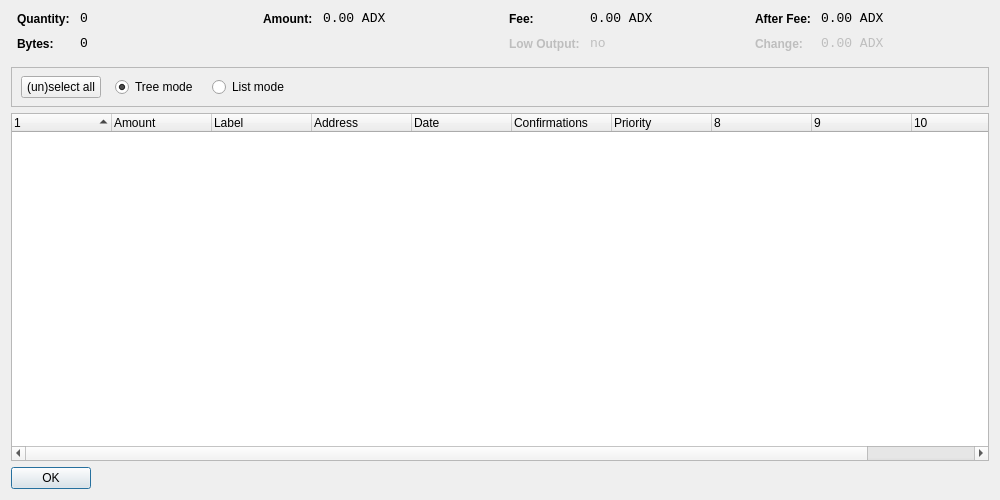
<?xml version="1.0" encoding="UTF-8"?>
<ui version="4.0">
 <class>CoinControlDialog</class>
 <widget class="QDialog" name="CoinControlDialog">
  <property name="geometry">
   <rect>
    <x>0</x>
    <y>0</y>
    <width>1000</width>
    <height>500</height>
   </rect>
  </property>
  <property name="windowTitle">
   <string>Coin Control</string>
  </property>
  <layout class="QVBoxLayout" name="verticalLayout">
   <item>
    <layout class="QHBoxLayout" name="horizontalLayoutTop" stretch="0,0,0,0">
     <property name="topMargin">
      <number>0</number>
     </property>
     <property name="bottomMargin">
      <number>10</number>
     </property>
     <item>
      <layout class="QFormLayout" name="formLayoutCoinControl1">
       <property name="horizontalSpacing">
        <number>10</number>
       </property>
       <property name="verticalSpacing">
        <number>10</number>
       </property>
       <property name="leftMargin">
        <number>6</number>
       </property>
       <property name="rightMargin">
        <number>6</number>
       </property>
       <item row="0" column="0">
        <widget class="QLabel" name="labelCoinControlQuantityText">
         <property name="styleSheet">
          <string notr="true">font-weight:bold;</string>
         </property>
         <property name="text">
          <string>Quantity:</string>
         </property>
        </widget>
       </item>
       <item row="0" column="1">
        <widget class="QLabel" name="labelCoinControlQuantity">
         <property name="font">
          <font>
           <family>Monospace</family>
           <pointsize>10</pointsize>
          </font>
         </property>
         <property name="cursor">
          <cursorShape>IBeamCursor</cursorShape>
         </property>
         <property name="contextMenuPolicy">
          <enum>Qt::ActionsContextMenu</enum>
         </property>
         <property name="text">
          <string notr="true">0</string>
         </property>
         <property name="textInteractionFlags">
          <set>Qt::LinksAccessibleByMouse|Qt::TextSelectableByKeyboard|Qt::TextSelectableByMouse</set>
         </property>
        </widget>
       </item>
       <item row="1" column="0">
        <widget class="QLabel" name="labelCoinControlBytesText">
         <property name="styleSheet">
          <string notr="true">font-weight:bold;</string>
         </property>
         <property name="text">
          <string>Bytes:</string>
         </property>
        </widget>
       </item>
       <item row="1" column="1">
        <widget class="QLabel" name="labelCoinControlBytes">
         <property name="font">
          <font>
           <family>Monospace</family>
           <pointsize>10</pointsize>
          </font>
         </property>
         <property name="cursor">
          <cursorShape>IBeamCursor</cursorShape>
         </property>
         <property name="contextMenuPolicy">
          <enum>Qt::ActionsContextMenu</enum>
         </property>
         <property name="text">
          <string notr="true">0</string>
         </property>
         <property name="textInteractionFlags">
          <set>Qt::LinksAccessibleByMouse|Qt::TextSelectableByKeyboard|Qt::TextSelectableByMouse</set>
         </property>
        </widget>
       </item>
      </layout>
     </item>
     <item>
      <layout class="QFormLayout" name="formLayoutCoinControl2">
       <property name="horizontalSpacing">
        <number>10</number>
       </property>
       <property name="verticalSpacing">
        <number>10</number>
       </property>
       <property name="leftMargin">
        <number>6</number>
       </property>
       <property name="rightMargin">
        <number>6</number>
       </property>
       <item row="0" column="0">
        <widget class="QLabel" name="labelCoinControlAmountText">
         <property name="styleSheet">
          <string notr="true">font-weight:bold;</string>
         </property>
         <property name="text">
          <string>Amount:</string>
         </property>
        </widget>
       </item>
       <item row="0" column="1">
        <widget class="QLabel" name="labelCoinControlAmount">
         <property name="font">
          <font>
           <family>Monospace</family>
           <pointsize>10</pointsize>
          </font>
         </property>
         <property name="cursor">
          <cursorShape>IBeamCursor</cursorShape>
         </property>
         <property name="contextMenuPolicy">
          <enum>Qt::ActionsContextMenu</enum>
         </property>
         <property name="text">
          <string notr="true">0.00 ADX</string>
         </property>
         <property name="textInteractionFlags">
          <set>Qt::LinksAccessibleByMouse|Qt::TextSelectableByKeyboard|Qt::TextSelectableByMouse</set>
         </property>
        </widget>
       </item>
      </layout>
     </item>
     <item>
      <layout class="QFormLayout" name="formLayoutCoinControl3">
       <property name="horizontalSpacing">
        <number>10</number>
       </property>
       <property name="verticalSpacing">
        <number>10</number>
       </property>
       <property name="leftMargin">
        <number>6</number>
       </property>
       <property name="rightMargin">
        <number>6</number>
       </property>
       <item row="0" column="0">
        <widget class="QLabel" name="labelCoinControlFeeText">
         <property name="styleSheet">
          <string notr="true">font-weight:bold;</string>
         </property>
         <property name="text">
          <string>Fee:</string>
         </property>
        </widget>
       </item>
       <item row="0" column="1">
        <widget class="QLabel" name="labelCoinControlFee">
         <property name="font">
          <font>
           <family>Monospace</family>
           <pointsize>10</pointsize>
          </font>
         </property>
         <property name="cursor">
          <cursorShape>IBeamCursor</cursorShape>
         </property>
         <property name="contextMenuPolicy">
          <enum>Qt::ActionsContextMenu</enum>
         </property>
         <property name="text">
          <string notr="true">0.00 ADX</string>
         </property>
         <property name="textInteractionFlags">
          <set>Qt::LinksAccessibleByMouse|Qt::TextSelectableByKeyboard|Qt::TextSelectableByMouse</set>
         </property>
        </widget>
       </item>
       <item row="1" column="0">
        <widget class="QLabel" name="labelCoinControlLowOutputText">
         <property name="enabled">
          <bool>false</bool>
         </property>
         <property name="styleSheet">
          <string notr="true">font-weight:bold;</string>
         </property>
         <property name="text">
          <string>Low Output:</string>
         </property>
        </widget>
       </item>
       <item row="1" column="1">
        <widget class="QLabel" name="labelCoinControlLowOutput">
         <property name="enabled">
          <bool>false</bool>
         </property>
         <property name="font">
          <font>
           <family>Monospace</family>
           <pointsize>10</pointsize>
          </font>
         </property>
         <property name="cursor">
          <cursorShape>IBeamCursor</cursorShape>
         </property>
         <property name="contextMenuPolicy">
          <enum>Qt::ActionsContextMenu</enum>
         </property>
         <property name="text">
          <string notr="true">no</string>
         </property>
         <property name="textInteractionFlags">
          <set>Qt::LinksAccessibleByMouse|Qt::TextSelectableByKeyboard|Qt::TextSelectableByMouse</set>
         </property>
        </widget>
       </item>
      </layout>
     </item>
     <item>
      <layout class="QFormLayout" name="formLayoutCoinControl4">
       <property name="horizontalSpacing">
        <number>10</number>
       </property>
       <property name="verticalSpacing">
        <number>10</number>
       </property>
       <property name="leftMargin">
        <number>6</number>
       </property>
       <property name="rightMargin">
        <number>6</number>
       </property>
       <item row="0" column="0">
        <widget class="QLabel" name="labelCoinControlAfterFeeText">
         <property name="styleSheet">
          <string notr="true">font-weight:bold;</string>
         </property>
         <property name="text">
          <string>After Fee:</string>
         </property>
        </widget>
       </item>
       <item row="0" column="1">
        <widget class="QLabel" name="labelCoinControlAfterFee">
         <property name="font">
          <font>
           <family>Monospace</family>
           <pointsize>10</pointsize>
          </font>
         </property>
         <property name="cursor">
          <cursorShape>IBeamCursor</cursorShape>
         </property>
         <property name="contextMenuPolicy">
          <enum>Qt::ActionsContextMenu</enum>
         </property>
         <property name="text">
          <string notr="true">0.00 ADX</string>
         </property>
         <property name="textInteractionFlags">
          <set>Qt::LinksAccessibleByMouse|Qt::TextSelectableByKeyboard|Qt::TextSelectableByMouse</set>
         </property>
        </widget>
       </item>
       <item row="1" column="0">
        <widget class="QLabel" name="labelCoinControlChangeText">
         <property name="enabled">
          <bool>false</bool>
         </property>
         <property name="styleSheet">
          <string notr="true">font-weight:bold;</string>
         </property>
         <property name="text">
          <string>Change:</string>
         </property>
        </widget>
       </item>
       <item row="1" column="1">
        <widget class="QLabel" name="labelCoinControlChange">
         <property name="enabled">
          <bool>false</bool>
         </property>
         <property name="font">
          <font>
           <family>Monospace</family>
           <pointsize>10</pointsize>
          </font>
         </property>
         <property name="cursor">
          <cursorShape>IBeamCursor</cursorShape>
         </property>
         <property name="contextMenuPolicy">
          <enum>Qt::ActionsContextMenu</enum>
         </property>
         <property name="text">
          <string notr="true">0.00 ADX</string>
         </property>
         <property name="textInteractionFlags">
          <set>Qt::LinksAccessibleByMouse|Qt::TextSelectableByKeyboard|Qt::TextSelectableByMouse</set>
         </property>
        </widget>
       </item>
      </layout>
     </item>
    </layout>
   </item>
   <item>
    <widget class="QFrame" name="frame">
     <property name="minimumSize">
      <size>
       <width>0</width>
       <height>40</height>
      </size>
     </property>
     <property name="frameShape">
      <enum>QFrame::StyledPanel</enum>
     </property>
     <property name="frameShadow">
      <enum>QFrame::Sunken</enum>
     </property>
     <widget class="QWidget" name="horizontalLayoutWidget">
      <property name="geometry">
       <rect>
        <x>10</x>
        <y>0</y>
        <width>781</width>
        <height>41</height>
       </rect>
      </property>
      <layout class="QHBoxLayout" name="horizontalLayoutPanel" stretch="0,0,0,0,0">
       <property name="spacing">
        <number>14</number>
       </property>
       <item>
        <widget class="QPushButton" name="pushButtonSelectAll">
         <property name="sizePolicy">
          <sizepolicy hsizetype="Maximum" vsizetype="Fixed">
           <horstretch>0</horstretch>
           <verstretch>0</verstretch>
          </sizepolicy>
         </property>
         <property name="text">
          <string>(un)select all</string>
         </property>
        </widget>
       </item>
       <item>
        <widget class="QRadioButton" name="radioTreeMode">
         <property name="sizePolicy">
          <sizepolicy hsizetype="Maximum" vsizetype="Fixed">
           <horstretch>0</horstretch>
           <verstretch>0</verstretch>
          </sizepolicy>
         </property>
         <property name="text">
          <string>Tree mode</string>
         </property>
         <property name="checked">
          <bool>true</bool>
         </property>
        </widget>
       </item>
       <item>
        <widget class="QRadioButton" name="radioListMode">
         <property name="sizePolicy">
          <sizepolicy hsizetype="Maximum" vsizetype="Fixed">
           <horstretch>0</horstretch>
           <verstretch>0</verstretch>
          </sizepolicy>
         </property>
         <property name="text">
          <string>List mode</string>
         </property>
        </widget>
       </item>
       <item>
        <spacer name="horizontalSpacer">
         <property name="orientation">
          <enum>Qt::Horizontal</enum>
         </property>
         <property name="sizeHint" stdset="0">
          <size>
           <width>40</width>
           <height>20</height>
          </size>
         </property>
        </spacer>
       </item>
      </layout>
     </widget>
    </widget>
   </item>
   <item>
    <widget class="CoinControlTreeWidget" name="treeWidget">
     <property name="contextMenuPolicy">
      <enum>Qt::CustomContextMenu</enum>
     </property>
     <property name="sortingEnabled">
      <bool>false</bool>
     </property>
     <property name="columnCount">
      <number>11</number>
     </property>
     <attribute name="headerShowSortIndicator" stdset="0">
      <bool>true</bool>
     </attribute>
     <attribute name="headerStretchLastSection">
      <bool>false</bool>
     </attribute>
     <column>
      <property name="text">
       <string/>
      </property>
     </column>
     <column>
      <property name="text">
       <string>Amount</string>
      </property>
     </column>
     <column>
      <property name="text">
       <string>Label</string>
      </property>
     </column>
     <column>
      <property name="text">
       <string>Address</string>
      </property>
     </column>
     <column>
      <property name="text">
       <string>Date</string>
      </property>
     </column>
     <column>
      <property name="text">
       <string>Confirmations</string>
      </property>
      <property name="toolTip">
       <string>Confirmed</string>
      </property>
     </column>
     <column>
      <property name="text">
       <string>Priority</string>
      </property>
     </column>
     <column>
      <property name="text">
       <string/>
      </property>
     </column>
     <column>
      <property name="text">
       <string/>
      </property>
     </column>
     <column>
      <property name="text">
       <string/>
      </property>
     </column>
     <column>
      <property name="text">
       <string/>
      </property>
     </column>
    </widget>
   </item>
   <item>
    <widget class="QDialogButtonBox" name="buttonBox">
     <property name="sizePolicy">
      <sizepolicy hsizetype="Maximum" vsizetype="Fixed">
       <horstretch>0</horstretch>
       <verstretch>0</verstretch>
      </sizepolicy>
     </property>
     <property name="orientation">
      <enum>Qt::Horizontal</enum>
     </property>
     <property name="standardButtons">
      <set>QDialogButtonBox::Ok</set>
     </property>
    </widget>
   </item>
  </layout>
 </widget>
 <customwidgets>
  <customwidget>
   <class>CoinControlTreeWidget</class>
   <extends>QTreeWidget</extends>
   <header>coincontroltreewidget.h</header>
  </customwidget>
 </customwidgets>
 <resources/>
 <connections/>
</ui>
